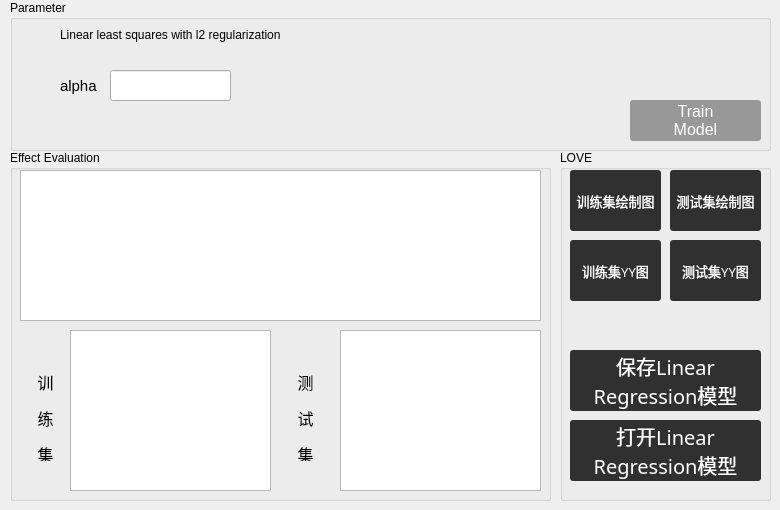
   <widget class="QWidget" name="tab_2">
    <attribute name="title">
     <string>Ridge</string>
    </attribute>
    <widget class="QGroupBox" name="groupBox_7">
     <property name="geometry">
      <rect>
       <x>10</x>
       <y>0</y>
       <width>761</width>
       <height>151</height>
      </rect>
     </property>
     <property name="title">
      <string>Parameter</string>
     </property>
     <widget class="QPushButton" name="ri_action">
      <property name="geometry">
       <rect>
        <x>620</x>
        <y>100</y>
        <width>131</width>
        <height>41</height>
       </rect>
      </property>
      <property name="font">
       <font>
        <pointsize>12</pointsize>
       </font>
      </property>
      <property name="styleSheet">
       <string notr="true">QPushButton { background-color:rgb(152, 152, 152); border-radius: 3px; color: rgb(255, 255, 255); } QPushButton:hover { background-color:rgb(91, 91, 136)}</string>
      </property>
      <property name="text">
       <string>Train
Model</string>
      </property>
     </widget>
     <widget class="QLabel" name="label">
      <property name="geometry">
       <rect>
        <x>50</x>
        <y>70</y>
        <width>51</width>
        <height>31</height>
       </rect>
      </property>
      <property name="font">
       <font>
        <pointsize>11</pointsize>
       </font>
      </property>
      <property name="text">
       <string>alpha</string>
      </property>
     </widget>
     <widget class="QLineEdit" name="a_edit">
      <property name="geometry">
       <rect>
        <x>100</x>
        <y>70</y>
        <width>121</width>
        <height>31</height>
       </rect>
      </property>
     </widget>
     <widget class="QLabel" name="label_17">
      <property name="geometry">
       <rect>
        <x>50</x>
        <y>20</y>
        <width>281</width>
        <height>31</height>
       </rect>
      </property>
      <property name="text">
       <string>&lt;html&gt;&lt;head/&gt;&lt;body&gt;&lt;p&gt;Linear least squares with l2 regularization&lt;/p&gt;&lt;/body&gt;&lt;/html&gt;</string>
      </property>
     </widget>
    </widget>
    <widget class="QGroupBox" name="groupBox_5">
     <property name="geometry">
      <rect>
       <x>10</x>
       <y>150</y>
       <width>541</width>
       <height>351</height>
      </rect>
     </property>
     <property name="title">
      <string>Effect Evaluation</string>
     </property>
     <widget class="QTableWidget" name="ri_table01">
      <property name="geometry">
       <rect>
        <x>10</x>
        <y>20</y>
        <width>521</width>
        <height>151</height>
       </rect>
      </property>
     </widget>
     <widget class="QTableWidget" name="ri_table02">
      <property name="geometry">
       <rect>
        <x>60</x>
        <y>180</y>
        <width>201</width>
        <height>161</height>
       </rect>
      </property>
     </widget>
     <widget class="QTableWidget" name="ri_table03">
      <property name="geometry">
       <rect>
        <x>330</x>
        <y>180</y>
        <width>201</width>
        <height>161</height>
       </rect>
      </property>
     </widget>
     <widget class="QLabel" name="label_25">
      <property name="geometry">
       <rect>
        <x>20</x>
        <y>220</y>
        <width>31</width>
        <height>91</height>
       </rect>
      </property>
      <property name="text">
       <string>&lt;html&gt;&lt;head/&gt;&lt;body&gt;&lt;p align=&quot;center&quot;&gt;&lt;span style=&quot; font-size:12pt;&quot;&gt;训&lt;/span&gt;&lt;/p&gt;&lt;p align=&quot;center&quot;&gt;&lt;span style=&quot; font-size:12pt;&quot;&gt;练&lt;/span&gt;&lt;/p&gt;&lt;p align=&quot;center&quot;&gt;&lt;span style=&quot; font-size:12pt;&quot;&gt;集&lt;/span&gt;&lt;/p&gt;&lt;/body&gt;&lt;/html&gt;</string>
      </property>
     </widget>
     <widget class="QLabel" name="label_26">
      <property name="geometry">
       <rect>
        <x>280</x>
        <y>220</y>
        <width>31</width>
        <height>91</height>
       </rect>
      </property>
      <property name="text">
       <string>&lt;html&gt;&lt;head/&gt;&lt;body&gt;&lt;p align=&quot;center&quot;&gt;&lt;span style=&quot; font-size:12pt;&quot;&gt;测&lt;/span&gt;&lt;/p&gt;&lt;p align=&quot;center&quot;&gt;&lt;span style=&quot; font-size:12pt;&quot;&gt;试&lt;/span&gt;&lt;/p&gt;&lt;p align=&quot;center&quot;&gt;&lt;span style=&quot; font-size:12pt;&quot;&gt;集&lt;/span&gt;&lt;/p&gt;&lt;/body&gt;&lt;/html&gt;</string>
      </property>
     </widget>
    </widget>
    <widget class="QGroupBox" name="groupBox_8">
     <property name="geometry">
      <rect>
       <x>560</x>
       <y>150</y>
       <width>211</width>
       <height>351</height>
      </rect>
     </property>
     <property name="title">
      <string>LOVE</string>
     </property>
     <widget class="QPushButton" name="save_ri_button">
      <property name="geometry">
       <rect>
        <x>10</x>
        <y>200</y>
        <width>191</width>
        <height>61</height>
       </rect>
      </property>
      <property name="font">
       <font>
        <family>幼圆</family>
        <pointsize>15</pointsize>
       </font>
      </property>
      <property name="styleSheet">
       <string notr="true">QPushButton { background-color:rgb(48, 48, 48); border-radius: 3px; color: rgb(255, 255, 255); } QPushButton:hover { background-color:rgb(91, 91, 136)}</string>
      </property>
      <property name="text">
       <string>保存Linear
Regression模型</string>
      </property>
     </widget>
     <widget class="QPushButton" name="open_ri_button">
      <property name="geometry">
       <rect>
        <x>10</x>
        <y>270</y>
        <width>191</width>
        <height>61</height>
       </rect>
      </property>
      <property name="font">
       <font>
        <family>幼圆</family>
        <pointsize>15</pointsize>
       </font>
      </property>
      <property name="styleSheet">
       <string notr="true">QPushButton { background-color:rgb(48, 48, 48); border-radius: 3px; color: rgb(255, 255, 255); } QPushButton:hover { background-color:rgb(91, 91, 136)}</string>
      </property>
      <property name="text">
       <string>打开Linear
Regression模型</string>
      </property>
     </widget>
     <widget class="QPushButton" name="hz_ri_tr">
      <property name="geometry">
       <rect>
        <x>10</x>
        <y>20</y>
        <width>91</width>
        <height>61</height>
       </rect>
      </property>
      <property name="font">
       <font>
        <family>幼圆</family>
        <pointsize>10</pointsize>
       </font>
      </property>
      <property name="styleSheet">
       <string notr="true">QPushButton { background-color:rgb(48, 48, 48); border-radius: 3px; color: rgb(255, 255, 255); } QPushButton:hover { background-color:rgb(91, 91, 136)}</string>
      </property>
      <property name="text">
       <string>训练集绘制图</string>
      </property>
     </widget>
     <widget class="QPushButton" name="hz_ri_te_2">
      <property name="geometry">
       <rect>
        <x>110</x>
        <y>90</y>
        <width>91</width>
        <height>61</height>
       </rect>
      </property>
      <property name="font">
       <font>
        <family>幼圆</family>
        <pointsize>10</pointsize>
       </font>
      </property>
      <property name="styleSheet">
       <string notr="true">QPushButton { background-color:rgb(48, 48, 48); border-radius: 3px; color: rgb(255, 255, 255); } QPushButton:hover { background-color:rgb(91, 91, 136)}</string>
      </property>
      <property name="text">
       <string>测试集YY图</string>
      </property>
     </widget>
     <widget class="QPushButton" name="hz_ri_tr_2">
      <property name="geometry">
       <rect>
        <x>10</x>
        <y>90</y>
        <width>91</width>
        <height>61</height>
       </rect>
      </property>
      <property name="font">
       <font>
        <family>幼圆</family>
        <pointsize>10</pointsize>
       </font>
      </property>
      <property name="styleSheet">
       <string notr="true">QPushButton { background-color:rgb(48, 48, 48); border-radius: 3px; color: rgb(255, 255, 255); } QPushButton:hover { background-color:rgb(91, 91, 136)}</string>
      </property>
      <property name="text">
       <string>训练集YY图</string>
      </property>
     </widget>
     <widget class="QPushButton" name="hz_ri_te">
      <property name="geometry">
       <rect>
        <x>110</x>
        <y>20</y>
        <width>91</width>
        <height>61</height>
       </rect>
      </property>
      <property name="font">
       <font>
        <family>幼圆</family>
        <pointsize>10</pointsize>
       </font>
      </property>
      <property name="styleSheet">
       <string notr="true">QPushButton { background-color:rgb(48, 48, 48); border-radius: 3px; color: rgb(255, 255, 255); } QPushButton:hover { background-color:rgb(91, 91, 136)}</string>
      </property>
      <property name="text">
       <string>测试集绘制图</string>
      </property>
     </widget>
    </widget>
   </widget>
